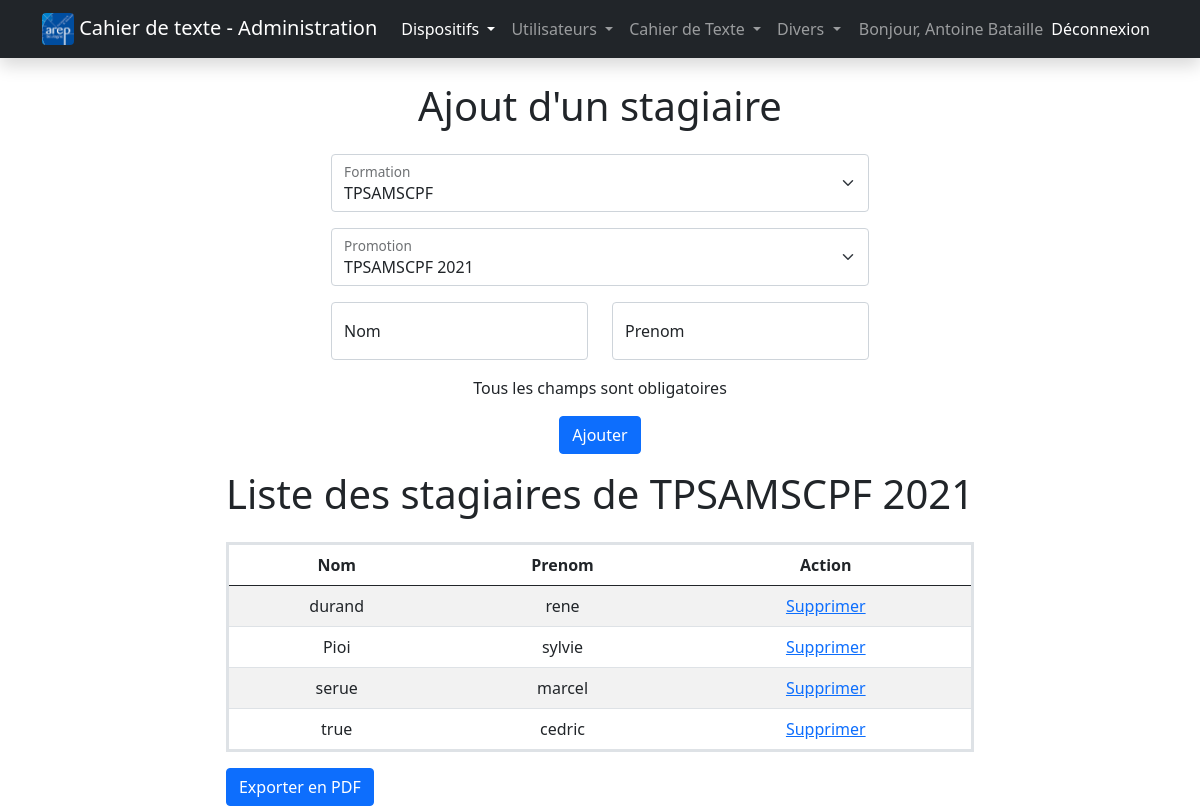
The app's page /admin/stagiaires.php?formation=5&promotion=8 (signed in) with its own data.
### tables this page shows
CREATE TABLE `promotions`
(
    `idPromo`      int(11)     NOT NULL,
    `libelle`      varchar(30) NOT NULL,
    `dateDebut`    date        NOT NULL,
    `dateFin`      date        NOT NULL,
    `idFormation`  int(11)     NOT NULL,
    `verrouillage` tinyint(1) DEFAULT 0
);

CREATE TABLE `stagiaires`
(
    `idStagiaire` int(11)     NOT NULL,
    `nom`         varchar(30) NOT NULL,
    `prenom`      varchar(30) NOT NULL,
    `idPromo`     int(11)     NOT NULL
);

### admin/session.php (called while the page is built, shortened)
<?php
$button = "Ajouter";

### admin/stagiaires.php (the view, shortened to what this page needs)
<?php include("session.php");
?>
<!doctype html>
<html lang="fr">
<head>
    <link href="../css/bootstrap.css" rel="stylesheet">
</head>
<body>
<?php include("navbar.php"); ?>
<div class="container">
    <div class="row">
        <div class="col-xl-auto mx-auto text-center">
            <h1 class="mb-4">Ajout d'un stagiaire</h1>
            <form action="" method="get" name="formation">
                <div class="mb-3">
                    <div class="form-floating">
                        <select class="form-select" name="formation" onchange="this.form.submit()">
                            <?php
                            $query = $bdd->query('SELECT idFormation, libelle, reference FROM formations');
                            while ($resultat = $query->fetch_object()) {
                                echo '<option value="' . $resultat->idFormation . '"';
                                if (isset($_GET['formation'])) {
                                    if ($_GET['formation'] == $resultat->idFormation) {
                                        echo 'selected';
                                    }
                                }
                                echo '>' . $resultat->libelle . '</option>';
                            }
                            ?>
                        </select>
                        <label for="formation">Formation</label>
                    </div>
                </div>
            </form>
            <form class="mb-3" action="" method="get" name="promotions">
                <?php if (isset($_GET['formation'])) {
                echo '<input type="hidden" name="formation" value="' . $_GET['formation'] . '">'; ?>
                <div class="form-floating mb-3">
                    <select class="form-select" name="promotion" onchange="this.form.submit()">
                        <?php
                        $query = $bdd->query('SELECT idPromo, libelle FROM promotions WHERE idFormation = ' . $_GET['formation'] . ' AND verrouillage != 1');
                        while ($resultat = $query->fetch_object()) {
                            echo '<option value="' . $resultat->idPromo . '"';
                            if (isset($_GET['promotion'])) {
                                if ($_GET['promotion'] == $resultat->idPromo) {
                                    echo 'selected';
                                    $idPromo = $resultat->idPromo;
                                    $reference = $resultat->libelle;
                                }
                            }
                            echo '>' . $resultat->libelle . '</option>';
                        }
                        ?>
                    </select>
                    <label for="formation">Promotion</label>
                </div>
            </form>
            <?php } if (isset($_GET['promotion'])) { ?>
            <form class="mb-3" action="" method="post" name="stagiaire">
                <div class="row">
                    <div class="col-sm mb-3">
                        <div class="form-floating">
                            <input class="form-control" name="nom" type="text"
                                   placeholder="Nom" maxlength="30"
                                   required>
                            <label for="nom">Nom</label>
                        </div>
                    </div>
                    <div class="col-sm mb-3">
                        <div class="form-floating">
                            <input class="form-control" name="prenom" type="text"
                                   placeholder="Prenom" maxlength="30"
                                   required>
                            <label for="prenom">Prenom</label>
                        </div>
                    </div>
                </div>
                <p>Tous les champs sont obligatoires</p>
                <input class="btn btn-primary" type="submit" value="<?php echo $button ?>" name="stagiaire">
            </form>
        </div>
        <div class="col-xl-auto mx-auto">
            <h1 class="text-center mb-4">Liste des stagiaires de <?php echo $reference ?></h1>
            <table class="table table-striped border border-3 text-center">
                <thead>
                <tr>
                    <th scope="col">Nom</th>
                    <th scope="col">Prenom</th>
                    <th scope="col">Action</th>
                </tr>
                </thead>
                <tbody>
                <?php
                $query = $bdd->query('SELECT * FROM stagiaires WHERE idPromo = ' . $idPromo . ' GROUP BY nom, prenom, idStagiaire');
                while ($resultat = $query->fetch_object()) {
                    echo "<tr>";
                    echo "<td>" . $resultat->nom . "</td>";
                    echo "<td>" . $resultat->prenom . "</td>"; ?>
                    <td id="a">
                        <a href="#"
                           onclick="document.getElementById('del-stagiaire-<?php echo $resultat->idStagiaire; ?>').submit()">Supprimer</a>
                    </td>
                <?php }
                $query->close(); ?>
                </tbody>
            </table>
            <?php
            ob_end_flush(); } ?>
            <form action="export-cr.php" method="post">
                <input class="btn btn-primary" type="submit" value="Exporter en PDF">
            </form>
        </div>
    </div>
</div>
</body>
</html>

### records on screen
promotions: libelle "TPSAMSCPF 2021"
stagiaires: nom "durand", prenom "rene"
stagiaires: nom "Pioi", prenom "sylvie"
stagiaires: nom "serue", prenom "marcel"
stagiaires: nom "true", prenom "cedric"

### other values on screen
$_SESSION['prenom'] "Antoine"
$_SESSION['nom'] "Bataille"
form field formation "TPSAMSCPF"
form field promotion "TPSAMSCPF 2021"
